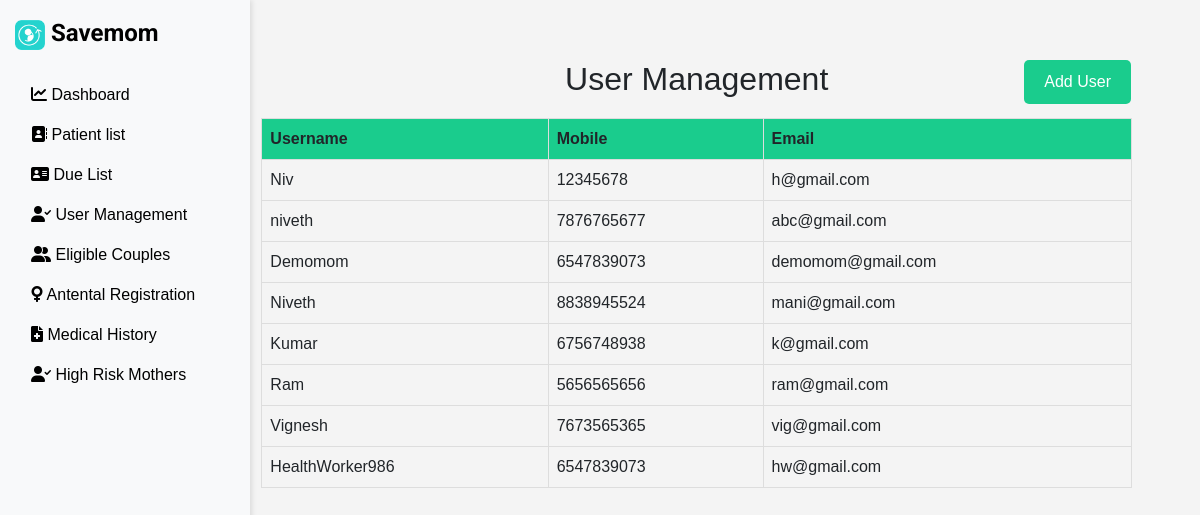
Screenshot of /user-management/ with the database file from the repository.
### call/models.py (models this page shows, shortened)
class CustomUser(models.Model):
    username = models.CharField(max_length=255)  # Change 'name' to 'username'
    mobile = models.CharField(max_length=15)
    email = models.EmailField(unique=True)
    password = models.CharField(max_length=128)

### call/views.py (the view)
# urls.py: path('user-management/', user_management, name='user_management'),
def user_management(request):
    users = CustomUser.objects.all()
    return render(request, 'usermanagement.html', {'users': users})

### templates/usermanagement.html (shortened to what this page needs)
<!DOCTYPE html>
<html lang="en">
<head>
    {% load static %}
    <link href="https://cdn.jsdelivr.net/npm/bootstrap@5.1.3/dist/css/bootstrap.min.css" rel="stylesheet">
    <link rel="stylesheet" href="https://unpkg.com/leaflet/dist/leaflet.css" />
    <link rel="stylesheet" href="https://cdnjs.cloudflare.com/ajax/libs/font-awesome/6.0.0/css/all.min.css">
    <link rel="stylesheet" href="https://unpkg.com/leaflet.markercluster/dist/MarkerCluster.css" />
    <link rel="stylesheet" href="https://unpkg.com/leaflet.markercluster/dist/MarkerCluster.Default.css" />
    <link rel="stylesheet" href="https://unpkg.com/leaflet/dist/leaflet.css" />
</head>
<body>
    <div class="container-fluid">
        <div class="row">
            <nav class="col-md-3 col-lg-2 d-md-block bg-light sidebar">
                <div class="position-sticky">
                    <ul class="nav flex-column">
                        <li class="nav-item">
                            <a class="navbar-brand" href="{% url 'dashboard' %}">
                                <img src="{% static 'image/Savemom.png' %}" alt="Hospital Portal Logo" style="height: 30px; width: auto;">
                                Savemom
                            </a>
                        </li><br>
                        <li class="nav-item">
                            <a class="nav-link" href="{% url 'dashboard' %}">
                                <i class="fas fa-chart-line"></i>
                                Dashboard
                            </a>
                        </li>
                        <li class="nav-item">
                            <a class="nav-link" href="{% url 'start_video_call' %}">
                                <i class="fas fa-address-book"></i>
                                Patient list
                            </a>
                        </li>
                        <li class="nav-item">
                            <a class="nav-link" href="{% url 'dashboard' %}">
                                <i class="fas fa-address-card"></i>
                                Due List
                            </a>
                        </li>
                        <li class="nav-item">
                            <a class="nav-link" href="{% url 'dashboard' %}">
                                <i class="	fas fa-user-check"></i>
                                User Management
                            </a>
                        </li>
                        <li class="nav-item">
                            <a class="nav-link" href="{% url 'dashboard' %}">
                                <i class="fas fa-user-friends"></i>
                                Eligible Couples
                            </a>
                        </li>
                        <li class="nav-item">
                            <a class="nav-link" href="{% url 'dashboard' %}">
                                <i class="fas fa-venus"></i>
                                Antental Registration
                            </a>
                        </li>
                        <li class="nav-item">
                            <a class="nav-link" href="{% url 'dashboard' %}">
                                <i class="fas fa-file-medical	"></i>
                                Medical History
                            </a>
                        </li>
                        <li class="nav-item">
                            <a class="nav-link" href="{% url 'dashboard' %}">
                                <i class="	fas fa-user-check"></i>
                                High Risk Mothers
                            </a>
                        </li>
                    </ul>
                </div>
            </nav>
            <main class="col-md-9 ms-sm-auto col-lg-10 px-md-4">
                <section class="container">
                    <h2>User Management</h2>
                    <button class="add-button" onclick="window.location.href='/signup/'">Add User</button>
    <table>
        <thead>
            <tr>
                <th>Username</th>
                <th>Mobile</th>
                <th>Email</th>
            </tr>
        </thead>
        <tbody>
            {% for user in users %}
            <tr>
                <td>{{ user.username }}</td>
                <td>{{ user.mobile }}</td>
                <td>{{ user.email }}</td>
            </tr>
            {% endfor %}
        </tbody>
    </table>
                </section>
            </main>
        </div>
    </div>
</body>
</html>

### templates/usermanagement.html (style rules this page uses)
body { font-family: 'Roboto', Tahoma, Geneva, Verdana, sans-serif; background-color: #f2f2f2; height: 100vh; margin: 0; overflow-x: hidden; }
nav.sidebar { background-color: #f2f2f2; color: #000; box-shadow: 2px 0 5px rgba(0, 0, 0, 0.1); padding: 15px; position: fixed; top: 0; left: 0; height: 100%; width: 100%; z-index: 1000; }
main { transition: margin-left 0.5s; padding: 20px; }
nav .navbar-brand { font-family: 'Roboto', sans-serif; color: black; font-size: 24px; font-weight: bold; }
nav .nav-link { color: #000; font-size: 16px; transition: color 0.3s ease; }
section { padding: 20px; }
button { background-color: #9381ff; color: #fff; padding: 10px 20px; border: none; border-radius: 4px; cursor: pointer; }
@media (min-width: 768px) { nav.sidebar { width: 250px; } }
@media (min-width: 768px) { main { margin-left: 250px; } }
body { font-family: Arial, sans-serif; background-color: #f4f4f4; margin: 0; padding: 20px; }
h2 { text-align: center; margin-bottom: 20px; }
table { width: 100%; border-collapse: collapse; margin-bottom: 20px; }
th, td { border: 1px solid #ddd; padding: 8px; text-align: left; }
th { background-color: #1acc8d; }
button.add-button { background-color: #1acc8d; color: #fff; border: none; border-radius: 5px; padding: 10px 20px; font-size: 16px; cursor: pointer; position: fixed; top: 60px; right: 69px; }

### rows the page displays
CustomUser: username "Niv", mobile "12345678", email "h@gmail.com"
CustomUser: username "niveth", mobile "7876765677", email "abc@gmail.com"
CustomUser: username "Demomom", mobile "6547839073", email "demomom@gmail.com"
CustomUser: username "Niveth", mobile "8838945524", email "mani@gmail.com"
CustomUser: username "Kumar", mobile "6756748938", email "k@gmail.com"
CustomUser: username "Ram", mobile "5656565656", email "ram@gmail.com"
CustomUser: username "Vignesh", mobile "7673565365", email "vig@gmail.com"
CustomUser: username "HealthWorker986", mobile "6547839073", email "hw@gmail.com"
